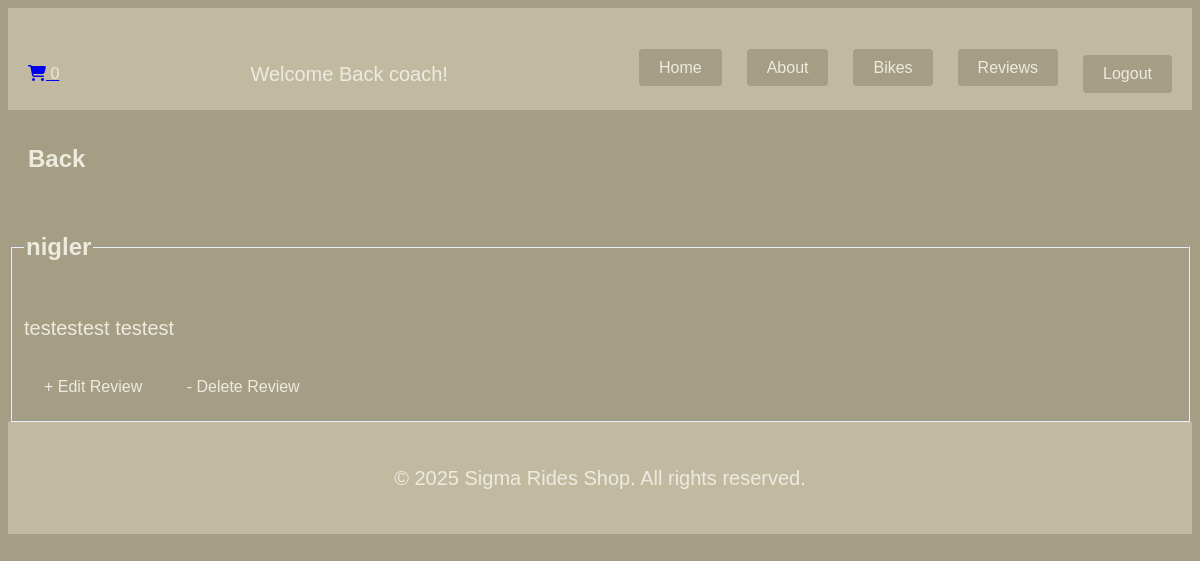
/review/2 (signed in), run on the app's committed database.
### accounts/models.py (models this page shows)
class CustomUser(AbstractUser):
    age = models.IntegerField(null=True, blank=True)
    phone_number = models.CharField(max_length=20, null=True, blank=True)

### app/models.py (models this page shows, shortened)
class Review(models.Model):
    user = models.ForeignKey(settings.AUTH_USER_MODEL, on_delete=models.CASCADE, null=True)
    feedback = models.TextField()
    created_date = models.DateTimeField(auto_now_add=True, blank=True, null=True)

### app/views.py (the view)
# urls.py: path('review/<int:pk>', ReviewDetailView.as_view(), name='review_detail'),
class ReviewDetailView(DetailView):
    model = Review
    context_object_name = 'review'
    template_name = 'app/reviews/review_detail.html'

### app/templates/app/reviews/review_detail.html
{% extends 'app/base.html' %}
{% load static %}
{% block content %}
    <h2><a href="{% url 'review_list' %}" class="anchor">Back</a></h2>
    <fieldset>
        <legend><h2>{{ review.user }}</h2></legend>
        <p>{{ review.feedback }}</p>
        <a href="{% url 'review_update' review.pk %}" class="anchor">+ Edit Review</a>
        <a href="{% url 'review_delete' review.pk %}" class="anchor">- Delete Review</a>
    </fieldset>
{%  endblock content %}

### app/templates/app/navbar.html (shortened to what this page needs)
<div class="navbar modern-navbar">
    <header class="container flex-container">
        <a href="{% url 'cart_view' %}" class="cart-icon">
            <i class="fas fa-shopping-cart"></i>
            {% with cart_count=request.user.cart_set.count %}
                <span class="cart-badge">{{ cart_count }}</span>
            {% endwith %}
        </a>
        {% if user.is_authenticated %}
        <a href="{% url 'profile' %}" class="logo-container">
            <p>Welcome Back {{ user.username }}!</p>
        </a>
        {% else %}
        <p>You are not logged in</p>
        {% endif %}
        <nav>
            <ul class="nav-list">
                <li><a href="{% url 'home' %}" class="nav-link">Home</a></li>
                <li><a href="{% url 'about' %}" class="nav-link">About</a></li>
                <li><a href="{% url 'bike_list' %}" class="nav-link">Bikes</a></li>
                <li><a href="{% url 'review_list' %}" class="nav-link">Reviews</a></li>
                {% if user.is_authenticated %}
                <li>
                    <form action="{% url 'logout' %}" method="post" class="logout-form">
                        <button type="submit" class="logout-button">Logout</button>
                    </form>
                </li>
                {% else %}
                <li><a href="{% url 'login' %}" class="nav-link">Login</a></li>
                <li><a href="{% url 'signup' %}" class="nav-link">Sign Up</a></li>
                {% endif %}
            </ul>
        </nav>
    </header>
</div>

### static/css/base.css (style rules this page uses)
body { font-family: Arial, sans-serif; line-height: 1.6; background: #A59D84; }
.logo-container { display: flex; align-items: center; text-decoration: none; }
.navbar { background-color: #C1BAA1; color: #ffffff; width: 100%; padding: 30px 0 0 0; position: sticky; top: 0; z-index: 9999; transition: opacity 0.3s ease; }
.container.flex-container { display: flex; justify-content: space-between; align-items: center; max-width: 1200px; margin: 0 auto; padding: 0 20px; }
nav ul.nav-list { display: flex; gap: 25px; list-style: none; margin: 0; padding: 0; }
nav ul.nav-list li { display: inline-block; }
.nav-link { color: #ECEBDE; font-size: 1rem; font-weight: 500; text-decoration: none; text-transform: capitalize; padding: 10px 20px 10px; background-color: #A59D84; transition: background-color 0.3s ease; border-radius: 4px; }
.logout-button { background: none; border: none; color: #ECEBDE; font-size: 1rem; font-weight: 500; text-decoration: none; text-transform: capitalize; padding: 10px 20px 10px; background-color: #A59D84; transition: background-color 0.3s ease; border-radius: 4px; cursor: pointer; }
p { color: #ECDFCC; font-size: 20px; }
.anchor { display: inline-block; text-decoration: none; color: #ECEBDE; padding: 10px 20px; background-color: #A59D84; border-radius: 4px; cursor: pointer; transition: background-color 0.3s ease; }
main h2, span, p { color: #ECEBDE; }

### static/css/transition.css (style rules this page uses)
body { animation: Transformation 0.7s; }

### data on the page
CustomUser: username "coach"
Review: user "nigler", feedback "testestest testest"

### other printed values
{{ cart_count }} "0"
